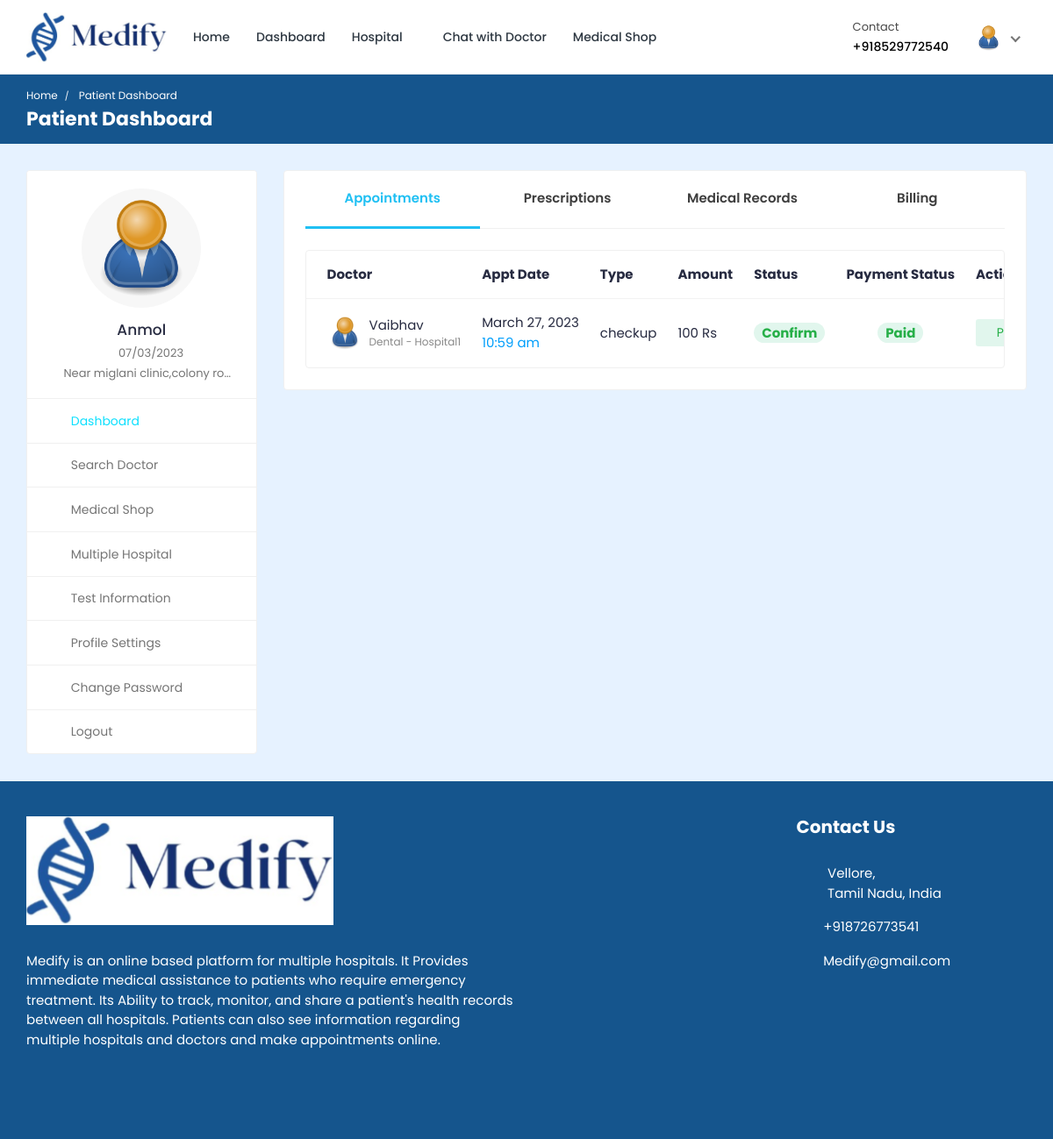
Before: /patient-dashboard/ (signed in) with the older database file.
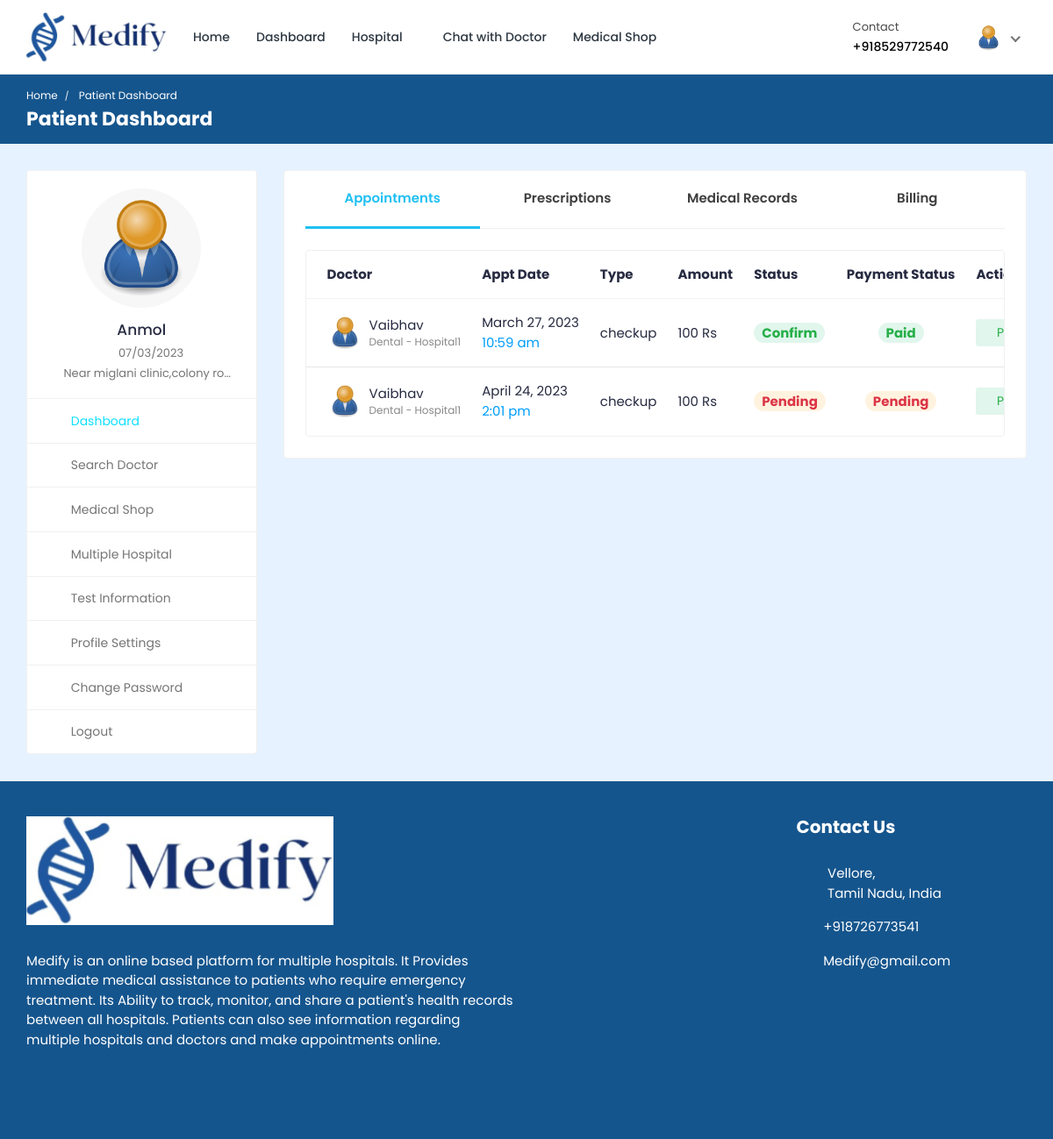
After: the same page with the newer database file.
### doctor/models.py (models this page shows, shortened)
class Appointment(models.Model):
    APPOINTMENT_TYPE = (
        ('report', 'report'),
        ('checkup', 'checkup'),
    )
    APPOINTMENT_STATUS = (
        ('pending', 'pending'),
        ('confirmed', 'confirmed'),
        ('cancelled', 'cancelled'),
    )
    id = models.AutoField(primary_key=True)
    date = models.DateField(null=True, blank=True)
    time = models.CharField(max_length=200, null=True, blank=True)
    doctor = models.ForeignKey(Doctor_Information, on_delete=models.CASCADE, null=True, blank=True)
    patient = models.ForeignKey(Patient, on_delete=models.CASCADE, null=True, blank=True)
    appointment_type = models.CharField(max_length=200, choices=APPOINTMENT_TYPE)
    appointment_status = models.CharField(max_length=200, choices=APPOINTMENT_STATUS)
    serial_number = models.CharField(max_length=200, null=True, blank=True)
    payment_status = models.CharField(max_length=200, null=True, blank=True, default='pending')
    transaction_id = models.CharField(max_length=255, null=True, blank=True)
    message = models.CharField(max_length=255, null=True, blank=True)

class Doctor_Information(models.Model):
    DOCTOR_TYPE = (
        ('Cardiologists', 'Cardiologists'),
        ('Neurologists', 'Neurologists'),
        ('Pediatricians', 'Pediatricians'),
        ('Physiatrists', 'Physiatrists'),
        ('Dermatologists', 'Dermatologists'),
    )
    doctor_id = models.AutoField(primary_key=True)
    user = models.OneToOneField(User, on_delete=models.CASCADE, null=True, blank=True, related_name='profile')
    name = models.CharField(max_length=200, null=True, blank=True)
    username = models.CharField(max_length=200, null=True, blank=True)
    gender = models.CharField(max_length=200, null=True, blank=True)
    description = models.TextField(max_length=1000, null=True, blank=True)
    department = models.CharField(max_length=200, choices=DOCTOR_TYPE, null=True, blank=True)
    department_name = models.ForeignKey(hospital_department, on_delete=models.SET_NULL, null=True, blank=True)
    specialization = models.ForeignKey(specialization, on_delete=models.SET_NULL, null=True, blank=True)
    featured_image = models.ImageField(upload_to='doctors/', default='doctors/user-default.png', null=True, blank=True)
    certificate_image = models.ImageField(upload_to='doctors_certificate/', default='doctors_certificate/default.png', null=True, blank=True)
    email = models.EmailField(max_length=200, null=True, blank=True)
    phone_number = models.CharField(max_length=200, null=True, blank=True)
    nid = models.CharField(max_length=200, null=True, blank=True)
    visiting_hour = models.CharField(max_length=200, null=True, blank=True)
    consultation_fee = models.IntegerField(null=True, blank=True)
    report_fee = models.IntegerField(null=True, blank=True)
    dob = models.CharField(max_length=200, null=True, blank=True)
    institute = models.CharField(max_length=200, null=True, blank=True)
    degree = models.CharField(max_length=200, null=True, blank=True)
    completion_year = models.CharField(max_length=200, null=True, blank=True)
    work_place = models.CharField(max_length=200, null=True, blank=True)
    designation = models.CharField(max_length=200, null=True, blank=True)
    start_year = models.CharField(max_length=200, null=True, blank=True)
    end_year = models.CharField(max_length=200, null=True, blank=True)
    register_status =  models.CharField(max_length=200, null=True, blank=True)
    hospital_name = models.ForeignKey(Hospital_Information, on_delete=models.SET_NULL, null=True, blank=True)
    def __str__(self):
        return str(self.user.username)

### hospital_admin/models.py (models this page shows)
class hospital_department(models.Model):
    hospital_department_id = models.AutoField(primary_key=True)
    hospital_department_name = models.CharField(max_length=200, null=True, blank=True)
    hospital = models.ForeignKey(Hospital_Information, on_delete=models.CASCADE, null=True, blank=True)
    featured_image = models.ImageField(upload_to='departments/', default='departments/default.png', null=True, blank=True)
    def __str__(self):
        val1 = str(self.hospital_department_name)
        val2 = str(self.hospital)
        val3 = val1 + ' - ' + val2
        return str(val3)

### hospital/models.py (models this page shows)
class Hospital_Information(models.Model):
    HOSPITAL_TYPE = (
        ('private', 'Private hospital'),
        ('public', 'Public hospital'),
    )
    hospital_id = models.AutoField(primary_key=True)
    name = models.CharField(max_length=200, null=True, blank=True)
    address = models.CharField(max_length=200, null=True, blank=True)
    featured_image = models.ImageField(upload_to='hospitals/', default='hospitals/default.png', null=True, blank=True)
    description = models.TextField(null=True, blank=True)
    email = models.EmailField(max_length=200, null=True, blank=True)
    phone_number = models.IntegerField(null=True, blank=True)
    hospital_type = models.CharField(max_length=200, choices=HOSPITAL_TYPE)
    general_bed_no = models.IntegerField(null=True, blank=True)
    available_icu_no = models.IntegerField(null=True, blank=True)
    regular_cabin_no = models.IntegerField(null=True, blank=True)
    emergency_cabin_no = models.IntegerField(null=True, blank=True)
    vip_cabin_no = models.IntegerField(null=True, blank=True)
    def __str__(self):
        return str(self.name)

### hospital/views.py (the view)
# urls.py: path('patient-dashboard/',views.patient_dashboard, name='patient-dashboard'),
@csrf_exempt
@login_required(login_url="login")
@cache_control(no_cache=True, must_revalidate=True, no_store=True)
def patient_dashboard(request):
    if request.user.is_patient:
        patient = Patient.objects.get(user=request.user)
        report = Report.objects.filter(patient=patient)
        prescription = Prescription.objects.filter(patient=patient).order_by('-prescription_id')
        appointments = Appointment.objects.filter(patient=patient).filter(Q(appointment_status='pending') | Q(appointment_status='confirmed'))
        payments = Payment.objects.filter(patient=patient).filter(appointment__in=appointments).filter(payment_type='appointment').filter(status='VALID')
        context = {'patient': patient, 'appointments': appointments, 'payments': payments,'report':report,'prescription':prescription}
    else:
        return redirect('logout')
    return render(request, 'patient-dashboard.html', context)

### templates/patient-dashboard.html (shortened to what the changed rows need)
{% load static %}
<!DOCTYPE html>
<html lang="en">
  <head>
    <link
      rel="stylesheet"
      href="{% static 'HealthStack-System/css/Normal/bootstrap.min.css' %}"
    />
    <link
      rel="stylesheet"
      href="{% static 'HealthStack-System/plugins/Normal/fontawesome/css/fontawesome.min.css' %}"
    />
    <link
      rel="stylesheet"
      href="{% static 'HealthStack-System/plugins/Normal/fontawesome/css/all.min.css' %}"
    />
    <link
      rel="stylesheet"
      href="{% static 'HealthStack-System/css/Normal/style.css' %}"
    />
  </head>
  <body>
    <div class="main-wrapper">
      <div class="breadcrumb-bar">
        <div class="container-fluid">
          <div class="row align-items-center">
            <div class="col-md-12 col-12">
              <h2 class="breadcrumb-title">Patient Dashboard</h2>{% include 'message.html' %}
            </div>
          </div>
        </div>
      </div>
      <div class="content">
        <div class="container-fluid">
          <div class="row">
            <div class="col-md-7 col-lg-8 col-xl-9">
              <div class="card">
                <div class="card-body pt-0">
                  <div class="tab-content pt-0">
                    <div
                      id="pat_appointments"
                      class="tab-pane fade show active"
                    >
                      <div class="card card-table mb-0">
                        <div class="card-body">
                          <div class="table-responsive">
                            <table class="table table-hover table-center mb-0">
                              <thead>
                                <tr>
                                  <th>Doctor</th>
                                  <th>Appt Date</th>
                                  <th>Type</th>
                                  <th>Amount</th>
                                  <th>Status</th>
                                  <th>Payment Status</th>
                                  <th>Action</th>
                                </tr>
                              </thead>
                              <tbody>
                                {% for appointment in appointments %}
                                <tr>
                                  <td>
                                    <h2 class="table-avatar">
                                      <a
                                        href="doctor-profile.html"
                                        class="avatar avatar-sm mr-2"
                                      >
                                        <img
                                          class="avatar-img rounded-circle"
                                          src="{{ appointment.doctor.featured_image.url }}"
                                          alt="User Image"
                                        />
                                      </a>
                                      <a href="doctor-profile.html"
                                        >{{ appointment.doctor.name }}
                                        <span
                                          >{{appointment.doctor.department_name}}</span
                                        ></a
                                      >
                                    </h2>
                                  </td>
                                  <td>
                                    {{appointment.date}}
                                    <span class="d-block text-info"
                                      >{{appointment.time}}</span
                                    >
                                  </td>
                                  <td>{{appointment.appointment_type}}</td>
                                  {% if appointment.appointment_type == 'checkup' %}
                                  <td>{{appointment.doctor.consultation_fee}} Rs</td>
                                  {% else %}
                                  <td>{{appointment.doctor.report_fee}} Rs</td>
                                  {% endif %}
                                  <td>
                                    {% if appointment.appointment_status == 'pending' %}
                                    <span class="badge badge-pill bg-warning-light">Pending</span>
                                    {% endif %}
                                    {% if appointment.appointment_status == 'confirmed' %}
                                    <span class="badge badge-pill bg-success-light">Confirm</span>
                                    {% endif %}
                                  </td>
                                  <td class="text-center">
                                    {% if appointment.payment_status == 'pending' %}
                                    <span class="badge badge-pill bg-warning-light">Pending</span>
                                    {% endif %}
                                    {% if appointment.payment_status == 'VALID' %}
                                    <span class="badge badge-pill bg-success-light">Paid</span>
                                    {% endif %}
                                  </td>
                                  <td >
                                    <div class="table-action">
                                      <a
                                        href="{% url 'ssl-payment-request' pk=appointment.patient.patient_id id=appointment.id %}"
                                        class="btn btn-sm bg-success-light"
                                      >
                                        <i class="fas fa-dollar-sign"></i> Pay
                                        Now
                                      </a>
                                    </div>
                                  </td>
                                </tr>
                                {% endfor %}
                              </tbody>
                            </table>
                          </div>
                        </div>
                      </div>
                    </div>
                  </div>
                </div>
              </div>
            </div>
          </div>
        </div>
      </div>
      {% include 'footer.html' %}
    </div>
  </body>
</html>

Changed rows visible on the page:
added Appointment: doctor.featured_image (placeholder picture), doctor.name "Vaibhav", doctor.department_name "Dental - Hospital1", date "April 24, 2023", time "2:01 pm", appointment_type "checkup", doctor.consultation_fee "100", appointment_status "Pending", payment_status "Pending"
